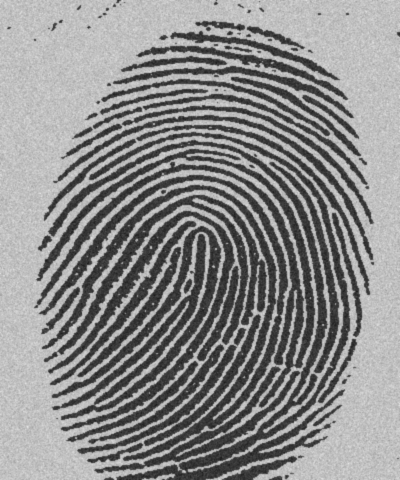
%> input picture LAB11/img11_1.bmp, 400 x 480 px
$ octave --eval "ImageProcessing('img11_1.bmp');"   (GNU Octave 9; MATLAB toolbox functions it lacks are replaced by stand-ins)
%> lines starting %> are read from the running program, lines starting %| are printed output that depends on the picture; in (x1, y1, x2, y2) boxes, pixels count from 0 and x2, y2 are one past the last pixel; in counts of white or black regions, pixels touching at a corner belong together; the program's own positions count from 1
function ImageProcessing(imageName)
%> called with imageName = 'img11_1.bmp'

    inputImage = imread(imageName);
%> inputImage is the input picture: size 480x400x3 uint8; min 29, max 224, mean 140.2

    if size(inputImage, 3) == 3
        inputImage = rgb2gray(inputImage);
%> inputImage: size 480x400 uint8
    end

    thresholdValue = graythresh(inputImage);
%> thresholdValue = 0.49
    binaryImage = imbinarize(inputImage, thresholdValue);
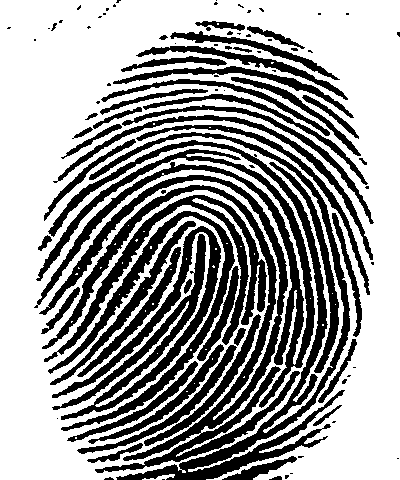
%> binaryImage: size 480x400 logical; 62% white; 97 black regions (48 under 20 px), largest, box (x1, y1, x2, y2) and area: (39, 175, 300, 473) 10935, (48, 132, 350, 480) 10089, (34, 149, 315, 408) 7425

    % perform edge detection
    edgeImage = edge(binaryImage, 'canny');
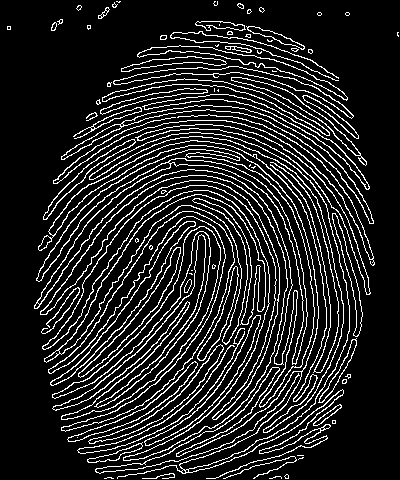
%> edgeImage: size 480x400 logical; 14% white in thin lines or dots

    % display image
    figure;
    subplot(1,3,1), imshow(edgeImage), title('Edge-Detected Image');
    subplot(1,3,2), imshow(inputImage), title('Input Image');
    subplot(1,3,3), imshow(binaryImage), title('Binary Image');

end
